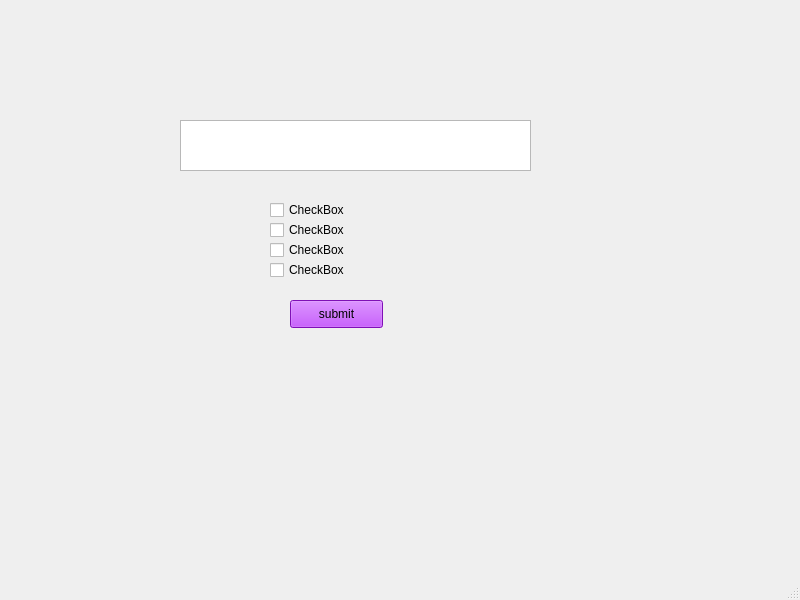
<?xml version="1.0" encoding="UTF-8"?>
<ui version="4.0">
 <class>MainWindow</class>
 <widget class="QMainWindow" name="MainWindow">
  <property name="geometry">
   <rect>
    <x>0</x>
    <y>0</y>
    <width>800</width>
    <height>600</height>
   </rect>
  </property>
  <property name="windowTitle">
   <string>MainWindow</string>
  </property>
  <widget class="QWidget" name="centralwidget">
   <widget class="QPlainTextEdit" name="plainTextEdit">
    <property name="geometry">
     <rect>
      <x>180</x>
      <y>120</y>
      <width>351</width>
      <height>51</height>
     </rect>
    </property>
    <property name="styleSheet">
     <string notr="true">qlineargradient:(spread:pad, x1:0, y1:0, x2:1, y2:0, stop:0 rgba(0, 0, 0, 255), stop:1 rgba(255, 255, 255, 255));
color:white;
</string>
    </property>
   </widget>
   <widget class="QCheckBox" name="checkBox">
    <property name="geometry">
     <rect>
      <x>270</x>
      <y>200</y>
      <width>141</width>
      <height>20</height>
     </rect>
    </property>
    <property name="text">
     <string>CheckBox</string>
    </property>
   </widget>
   <widget class="QCheckBox" name="checkBox_2">
    <property name="geometry">
     <rect>
      <x>270</x>
      <y>220</y>
      <width>141</width>
      <height>20</height>
     </rect>
    </property>
    <property name="text">
     <string>CheckBox</string>
    </property>
   </widget>
   <widget class="QCheckBox" name="checkBox_3">
    <property name="geometry">
     <rect>
      <x>270</x>
      <y>240</y>
      <width>121</width>
      <height>20</height>
     </rect>
    </property>
    <property name="text">
     <string>CheckBox</string>
    </property>
   </widget>
   <widget class="QCheckBox" name="checkBox_4">
    <property name="geometry">
     <rect>
      <x>270</x>
      <y>260</y>
      <width>131</width>
      <height>20</height>
     </rect>
    </property>
    <property name="text">
     <string>CheckBox</string>
    </property>
   </widget>
   <widget class="QPushButton" name="pushButton">
    <property name="geometry">
     <rect>
      <x>290</x>
      <y>300</y>
      <width>93</width>
      <height>28</height>
     </rect>
    </property>
    <property name="styleSheet">
     <string notr="true">background-color: rgb(178, 23, 255);</string>
    </property>
    <property name="text">
     <string>submit</string>
    </property>
   </widget>
  </widget>
  <widget class="QMenuBar" name="menubar">
   <property name="geometry">
    <rect>
     <x>0</x>
     <y>0</y>
     <width>800</width>
     <height>26</height>
    </rect>
   </property>
  </widget>
  <widget class="QStatusBar" name="statusbar"/>
 </widget>
 <resources/>
 <connections/>
</ui>
